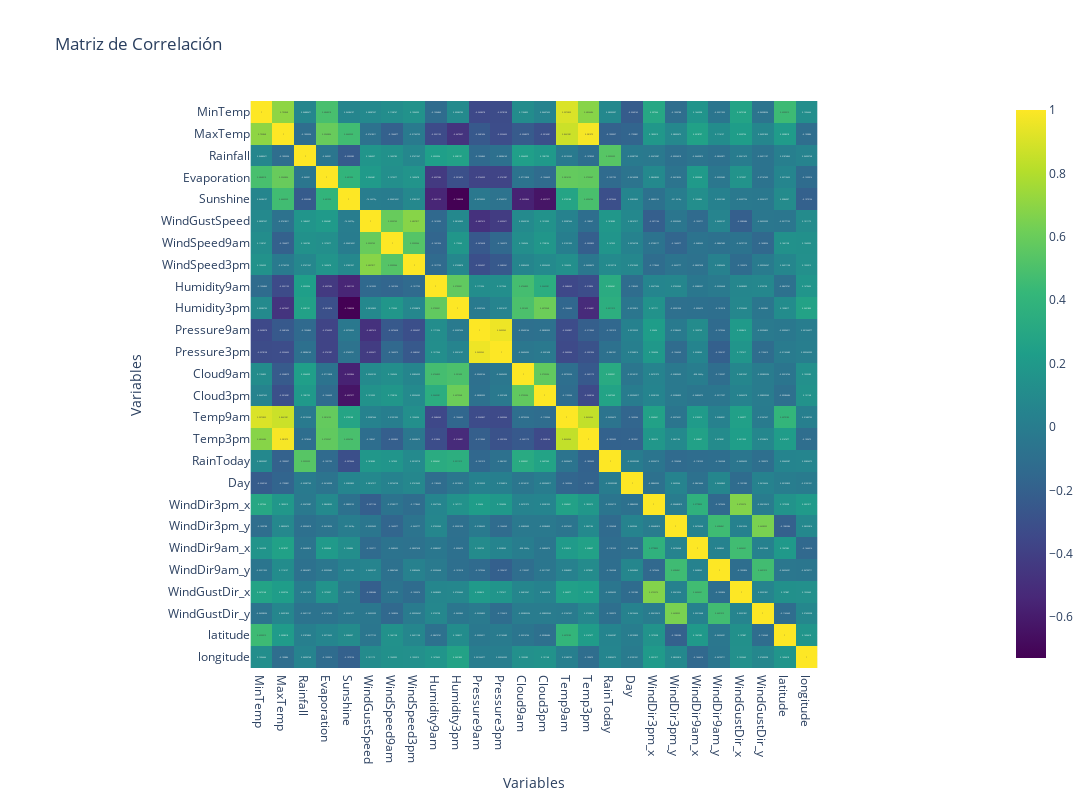

Notebook code cell kept with this figure:
### Markdown cell above
## Matriz de correlación

### Code cell
corr_matrix = X_train[columns_sin_anios].corr()

# Crear un mapa de calor utilizando Plotly
fig = px.imshow(corr_matrix, 
                text_auto=True,  # Muestra los valores de correlación en las celdas
                color_continuous_scale='Viridis',  # Cambia la escala de colores
                title='Matriz de Correlación',  # Título del gráfico
                labels=dict(x='Variables', y='Variables'),  # Etiquetas para los ejes
                width=1200,  # Ajustar el ancho de la figura
                height=800)

# Mostrar el gráfico
fig.show()

### Figure 1 — Plotly figure (JSON) as saved in the notebook; plotly's stock layout.template omitted (floating-point values rounded to 4 significant figures; data arrays with more than 128 entries replaced by an {"elided": "..."} marker saying what was removed)
{"data": [{"coloraxis": "coloraxis", "hovertemplate": "Variables: %{x}<br>Variables: %{y}<br>color: %{z}<extra></extra>", "name": "0", "texttemplate": "%{z}", "type": "heatmap", "x": ["MinTemp", "MaxTemp", "Rainfall", "Evaporation", "Sunshine", "WindGustSpeed", "WindSpeed9am", "WindSpeed3pm", "Humidity9am", "Humidity3pm", "Pressure9am", "Pressure3pm", "Cloud9am", "Cloud3pm", "Temp9am", "Temp3pm", "RainToday", "Day", "WindDir3pm_x", "WindDir3pm_y", "WindDir9am_x", "WindDir9am_y", "WindGustDir_x", "WindGustDir_y", "latitude", "longitude"], "xaxis": "x", "y": ["MinTemp", "MaxTemp", "Rainfall", "Evaporation", "Sunshine", "WindGustSpeed", "WindSpeed9am", "WindSpeed3pm", "Humidity9am", "Humidity3pm", "Pressure9am", "Pressure3pm", "Cloud9am", "Cloud3pm", "Temp9am", "Temp3pm", "RainToday", "Day", "WindDir3pm_x", "WindDir3pm_y", "WindDir9am_x", "WindDir9am_y", "WindGustDir_x", "WindGustDir_y", "latitude", "longitude"], "yaxis": "y", "z": {"elided": "26x26 float values"}}], "layout": {"coloraxis": {"colorscale": [[0, "#440154"], [0.1111, "#482878"], [0.2222, "#3e4989"], [0.3333, "#31688e"], [0.4444, "#26828e"], [0.5556, "#1f9e89"], [0.6667, "#35b779"], [0.7778, "#6ece58"], [0.8889, "#b5de2b"], [1, "#fde725"]]}, "height": 800, "title": {"text": "Matriz de Correlación"}, "width": 1200, "xaxis": {"anchor": "y", "constrain": "domain", "domain": [0, 1], "scaleanchor": "y", "title": {"text": "Variables"}}, "yaxis": {"anchor": "x", "autorange": "reversed", "constrain": "domain", "domain": [0, 1], "title": {"text": "Variables"}}}}
